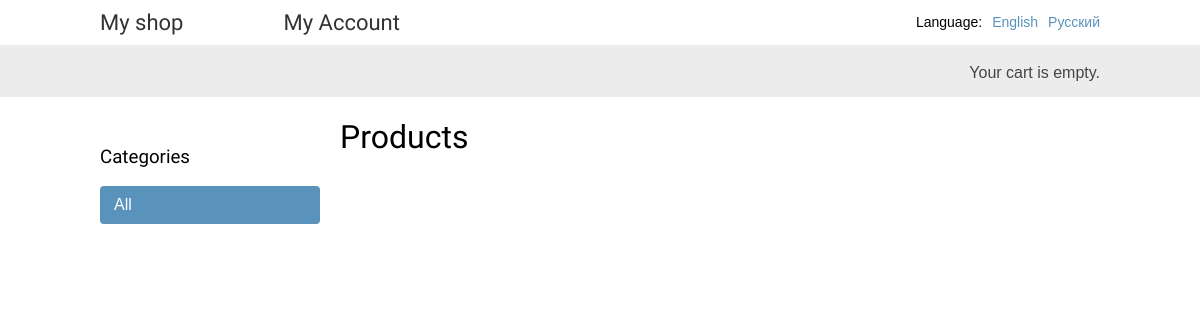
The page /en/ on the database as committed earlier.
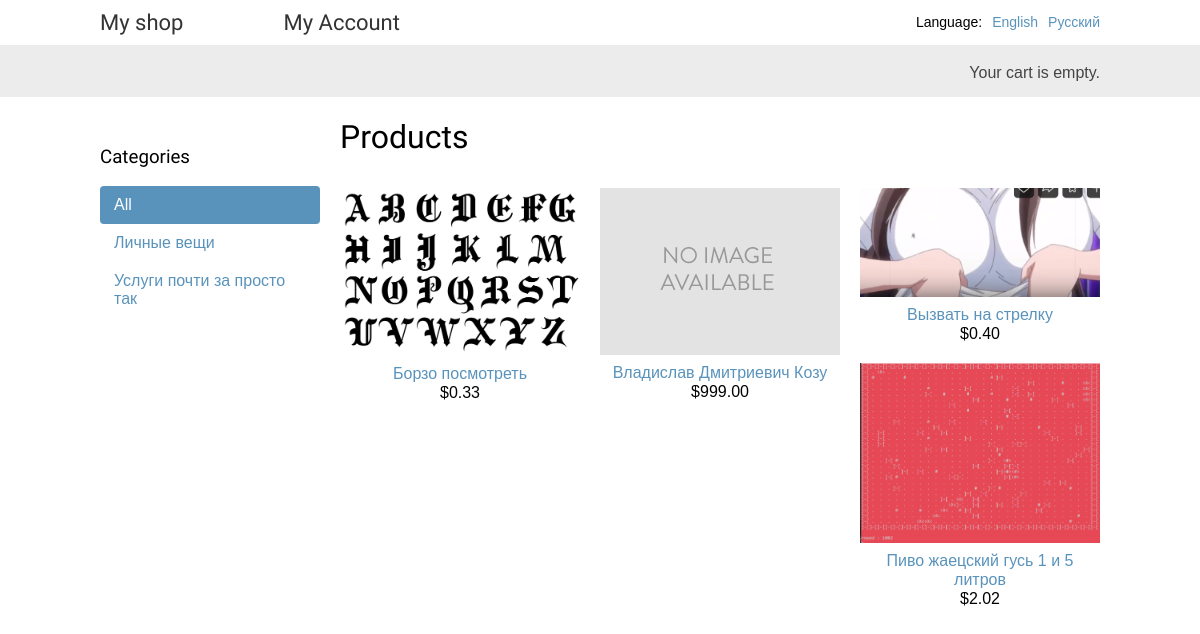
The same page on the database as committed later.
### shop/models.py (models this page shows, shortened)
class Category(models.Model):
    name = models.CharField(max_length = 200,
                            db_index = True)
    slug = models.SlugField(max_length = 200,
                            unique = True)
    class Meta:
        ordering = ('name',)
        verbose_name = 'category'
        verbose_name_plural = 'categories'
    def get_absolute_url(self):
        return reverse('shop:product_list_by_category',
                       args = [self.slug])

class Product(models.Model):
    category = models.ForeignKey(Category,
                                 related_name = 'products',
                                 on_delete = models.CASCADE)
    name = models.CharField(max_length = 200, db_index = True)
    slug = models.SlugField(max_length = 200, db_index = True)
    image = models.ImageField(upload_to = 'products/%Y/%m/%d',
                              blank = True,
                              default = "img/no_image.png")
    description = models.TextField(blank = True)
    price = models.DecimalField(max_digits = 10, decimal_places = 2)
    available = models.BooleanField(default = True)
    created = models.DateTimeField(auto_now_add = True)
    updated = models.DateTimeField(auto_now = True)
    class Meta:
        ordering = ('name',)
        index_together = (('id', 'slug'),)
    def get_absolute_url(self):
        return reverse('shop:product_detail',
                       args = [self.id, self.slug])

### shop/views.py (the view)
# urls.py: path('', views.product_list, name = 'product_list'),
def product_list(request, category_slug=None):
    category = None
    categories = Category.objects.all()
    products = Product.objects.filter(available=True)
    if category_slug:
        category = get_object_or_404(Category, slug=category_slug)
        products = products.filter(category=category)
    return render(request,
                  'shop/product/list.html',
                  {'category': category,
                   'categories': categories,
                   'products': products,
                   "section": "shop"})

### cart/cart.py (called while the page is built)
    def __len__(self):
        return sum(item['quantity'] for item in self.cart.values())

### cart/context_processors.py (called while the page is built)
def cart(request):
    return {'cart': Cart(request)}

### shop/templates/shop/product/list.html (shortened to what this page needs)
{% extends "shop/base.html" %}
{% load static %}
{% load i18n %}
{% block content %}
<div id="sidebar">
	<h3>{% blocktrans %} Categories{% endblocktrans %}</h3>
	<ul>
		<li {% if not category %} class="selected" {% endif %}>
			<a href="{% url 'shop:product_list' %}">All</a>
		</li>
		{% for c in categories %}
		<li >
			<a href="{{ c.get_absolute_url }}">{{ c.name }}</a>
		</li>
		{% endfor %}
	</ul>
</div>
<div id="main" class="product-list">
	<h1>{% if category %}{{ category.name }}{% else %}Products
		{% endif %}</h1>
	{% for product in products %}
	<div class="item">
		<a href="{{ product.get_absolute_url }}">
			<img src="{% if product.image %}{{ product.image.url }}{%else %}{% static 'img/no_image.png' %}{% endif %}">
		</a>
		<a href="{{ product.get_absolute_url }}">{{ product.name }}</a>
		<br>
		${{ product.price }}
	</div>
	{% endfor %}
</div>
{% endblock %}

### shop/templates/shop/base.html (shortened to what this page needs)
{% load static %}
{% load i18n %}
<html>
<head>
	<link href="{% static 'css/shopbase.css' %}" rel="stylesheet">
</head>
<body>
<div id="header">
	{% get_current_language as LANGUAGE_CODE %}
	{% get_available_languages as LANGUAGES %}
	{% get_language_info_list for LANGUAGES as languages %}
	<div class="languages">
		<p>{% trans "Language" %}:</p>
		<ul class="languages">
			{% for language in languages %}
			<li>
				<a href="/{{ language.code }}/" {% if language.code == LANGUAGE_CODE %} class = "selected" {% endif %}>
					{{ language.name_local }}
				</a>
			</li>
			{% endfor %}
		</ul>
	</div>
	<a href="/" class="logo">My shop</a>  <a href="/account" class="logo">My Account</a>
</div>
<div id="subheader">
	<div class="cart">
	</div>
</div>
<div id="content">
	{% block content %}
	{% endblock %}
</div>
</body>
</html>

### shop/static/css/shopbase.css (style rules this page uses)
body { margin: 0; padding: 0; font-family: helvetica, sans-serif; }
h1, h2, h3, h4, h5, h6 { font-family: 'Ubuntu', sans-serif; font-weight: normal; }
a { text-decoration: none; color: #5993bb; }
#header { padding: 10px 100px; font-size: 18px; overflow: auto; }
#subheader { background: #ececec; color: #444; padding: 15px 100px; overflow: auto; }
#header .logo { font-family: 'Ubuntu', sans-serif; float: left; color: #333; font-size: 22px; margin-right: 10%; }
#subheader .cart { float: right; padding-top: 4px; }
#content { padding: 0 100px; overflow: hidden; }
#sidebar { width: 220px; padding: 30px 20px 0 0; float: left; }
#sidebar ul { margin: 0; padding: 0; }
#sidebar ul li { margin: 0; list-style: none; padding: 10px 14px; }
#sidebar ul li a { display: block; }
#sidebar ul li.selected { background: #5993bb; border-radius: 4px; }
#sidebar ul li.selected a { color: #fff; }
#main { float: left; width: 96%; margin-right: -220px; overflow: hidden; }
.product-list .item { width: 25%; padding: 10px 20px 10px 0; float: left; text-align: center; line-height: 1.2; }
.product-list .item img { width: 100%; margin-bottom: 8px; }
.languages { float: right; padding-top: 4px; font-size: 14px; }
.languages ul { list-style: none; margin: 0; padding: 0; float: left; }
.languages ul li { float: left; margin: 0 0 0 10px; font-size: 14px; }
.languages p { float: left; margin: 0; }

Rows that differ between the two databases and show on the page:
added Category: name "Личные вещи"
added Category: name "Услуги почти за просто так"
added Product: image (picture), name "Борзо посмотреть", price "0.33"
added Product: image (placeholder picture), name "Владислав Дмитриевич Козу", price "999.00"
added Product: image (picture), name "Вызвать на стрелку", price "0.40"
added Product: image (picture), name "Пиво жаецский гусь 1 и 5 литров", price "2.02"
